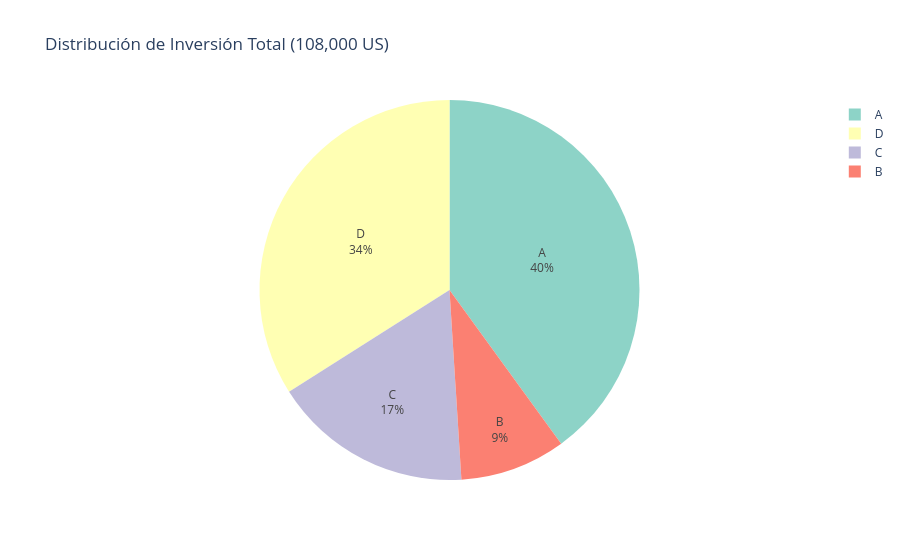

Notebook cell for this chart:
### Markdown cell above
## 3. Representación de Datos y Visualización

Utilizaremos **Pandas** y **Plotly** para recrear el gráfico y verificar los valores.


### Tabla de Inversiones (Pandas)

### Code cell
import pandas as pd
import plotly.express as px

# Datos calculados
total_inv = 108000
data = {
    'Departamento': ['A', 'B', 'C', 'D'],
    'Porcentaje (%)': [40, 9, 17, 34]
}

df = pd.DataFrame(data)
df['Monto (US)'] = (df['Porcentaje (%)'] / 100) * total_inv

print(df.to_string(index=False))

# Gráfico Interactivo con Plotly
fig = px.pie(df, values='Monto (US)', names='Departamento', 
             title='Distribución de Inversión Total (108,000 US)',
             hover_data=['Porcentaje (%)'],
             color_discrete_sequence=px.colors.qualitative.Set3)
fig.update_traces(textinfo='percent+label')
fig.show()
fig.write_image("C:\\Users\\marco\\Downloads\\distribucion_inversion_departamentos.png")

### Figure 1 — Plotly figure (JSON) as saved in the notebook; plotly's stock layout.template omitted (floating-point values rounded to 4 significant figures)
{"data": [{"customdata": [[40], [9], [17], [34]], "domain": {"x": [0, 1], "y": [0, 1]}, "hovertemplate": "Departamento=%{label}<br>Monto (US)=%{value}<br>Porcentaje (%)=%{customdata[0]}<extra></extra>", "labels": ["A", "B", "C", "D"], "legendgroup": "", "name": "", "showlegend": true, "textinfo": "percent+label", "type": "pie", "values": [43200.0, 9720.0, 18360.0, 36720.0]}], "layout": {"legend": {"tracegroupgap": 0}, "piecolorway": ["rgb(141,211,199)", "rgb(255,255,179)", "rgb(190,186,218)", "rgb(251,128,114)", "rgb(128,177,211)", "rgb(253,180,98)", "rgb(179,222,105)", "rgb(252,205,229)", "rgb(217,217,217)", "rgb(188,128,189)", "rgb(204,235,197)", "rgb(255,237,111)"], "title": {"text": "Distribución de Inversión Total (108,000 US)"}}}
